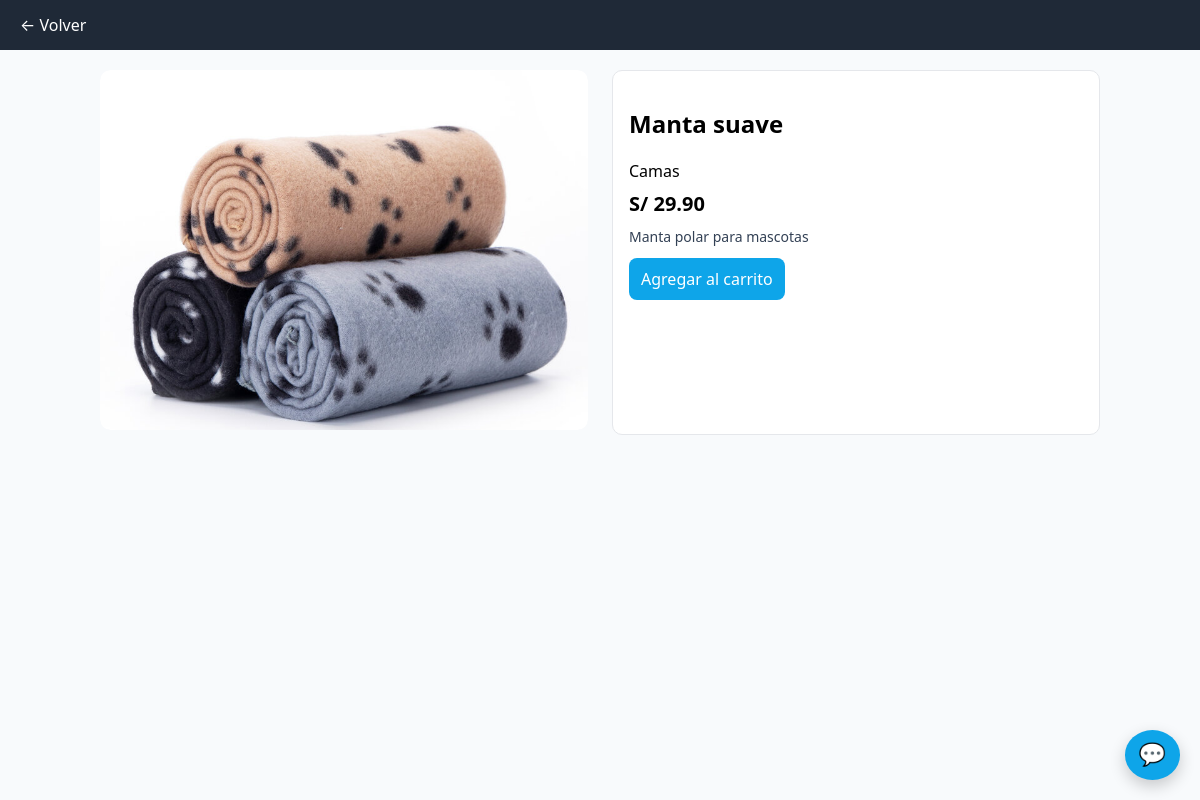
The app's page /product.php?id=8 with its own data.
### tables this page shows
CREATE TABLE productos (
  id INT AUTO_INCREMENT PRIMARY KEY,
  categoria_id INT,
  nombre VARCHAR(150) NOT NULL,
  descripcion TEXT,
  precio DECIMAL(10,2) NOT NULL,
  stock INT DEFAULT 0,
  imagen VARCHAR(255),
  FOREIGN KEY (categoria_id) REFERENCES categorias(id) ON DELETE SET NULL
);

CREATE TABLE categorias (
  id INT AUTO_INCREMENT PRIMARY KEY,
  nombre VARCHAR(100) NOT NULL,
  descripcion TEXT
);

### product.php (the view, shortened to what this page needs)
<?php
require_once __DIR__ . '/conexion.php';
$id = (int)($_GET['id'] ?? 0);
$st = $pdo->prepare("SELECT p.*, c.nombre AS categoria FROM productos p LEFT JOIN categorias c ON c.id=p.categoria_id WHERE p.id=? LIMIT 1");
$st->execute([$id]);
$p = $st->fetch();
?>
<!doctype html>
<html lang="es">
<head>
  <link rel="stylesheet" href="assets/css/style.css">
</head>
<body>
  <header><a href="index.php" style="color:#fff;text-decoration:none">← Volver</a></header>
  <div class="container">
    <div class="prod">
      <div><img src="<?= htmlspecialchars($p['imagen'] ?: 'https://placehold.co/800x600?text=Mascotas') ?>" alt=""></div>
      <div class="card">
        <h2><?= htmlspecialchars($p['nombre']) ?></h2>
        <div><?= htmlspecialchars($p['categoria'] ?: 'Sin categoría') ?></div>
        <div class="price">S/ <?= number_format((float)$p['precio'],2) ?></div>
        <p style="margin-top:10px;color:#334155;white-space:pre-wrap"><?= htmlspecialchars($p['descripcion']) ?></p>
        <a class="btn" href="cart.php?action=add&id=<?= (int)$p['id'] ?>">Agregar al carrito</a>
      </div>
    </div>
  </div>
</body>
</html>

### assets/css/style.css (style rules this page uses)
body { font-family:system-ui,-apple-system,Segoe UI,Roboto,Ubuntu,Cantarell,Noto Sans,sans-serif;margin:0;background:#f8fafc }
header { background:#1f2937;color:#fff;padding:14px 20px;display:flex;justify-content:space-between;align-items:center }
.container { max-width:1000px;margin:20px auto;padding:0 16px }
.card { background:#fff;border:1px solid #e5e7eb;border-radius:10px;overflow:hidden }
.card p { margin:0;color:#475569;font-size:14px }
.price { font-weight:700;margin-top:8px }

### product.php (style rules this page uses)
.prod { display:grid;grid-template-columns: 1fr 1fr;gap:24px }
.prod img { width:100%;height:360px;object-fit:cover;background:#f1f5f9;border-radius:10px }
.card { background:#fff;border:1px solid #e5e7eb;border-radius:10px;padding:16px }
.price { font-weight:700;font-size:20px;margin-top:8px }
a.btn { display:inline-block;margin-top:12px;padding:10px 12px;border-radius:8px;background:#0ea5e9;color:#fff;text-decoration:none }

### records on screen
productos: imagen (picture), nombre "Manta suave", categoria.nombre "Camas", precio "29.90", descripcion "Manta polar para mascotas"
